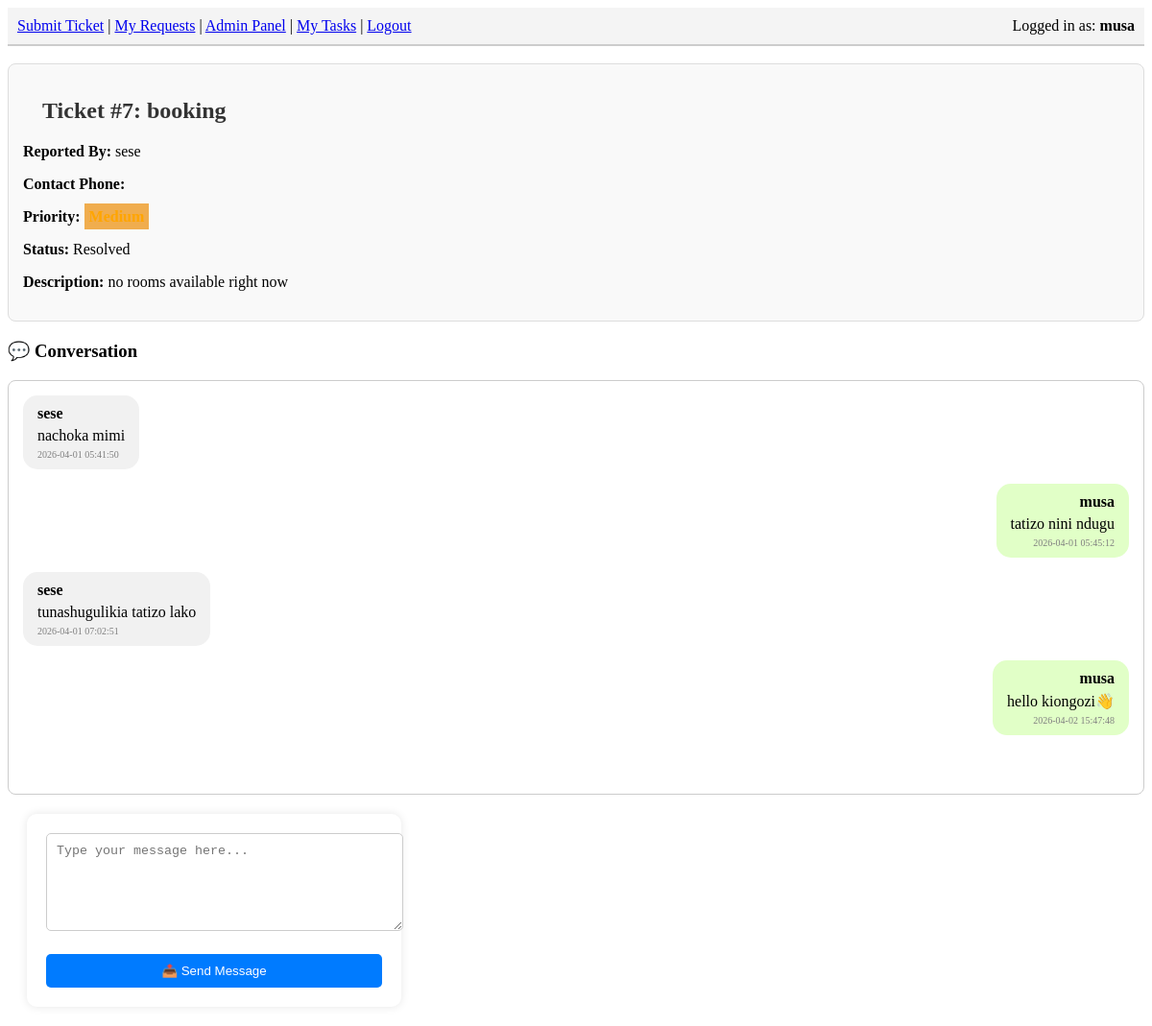
The page /ticket_details.php?id=7 (signed in) on the database its author committed.
### tables this page shows
CREATE TABLE `tickets` (
  `id` int(11) NOT NULL,
  `user_id` int(11) DEFAULT NULL,
  `title` varchar(255) DEFAULT NULL,
  `description` text DEFAULT NULL,
  `status` varchar(50) DEFAULT NULL,
  `created_at` timestamp NOT NULL DEFAULT current_timestamp(),
  `priority` enum('Low','Medium','High') DEFAULT 'Medium',
  `assigned_to` int(11) DEFAULT NULL,
  `category` enum('Hardware','Software','Network','Email','Printer','Other') DEFAULT 'Other'
);

CREATE TABLE `users` (
  `id` int(11) NOT NULL,
  `name` varchar(100) NOT NULL,
  `email` varchar(100) NOT NULL,
  `password` varchar(100) NOT NULL,
  `role` varchar(20) NOT NULL,
  `phone_number` varchar(15) DEFAULT NULL,
  `reset_token` varchar(255) DEFAULT NULL,
  `reset_expires` datetime DEFAULT NULL,
  `remember_token` varchar(255) DEFAULT NULL
);

CREATE TABLE `ticket_comments` (
  `id` int(11) NOT NULL,
  `ticket_id` int(11) NOT NULL,
  `user_id` int(11) NOT NULL,
  `message` text NOT NULL,
  `created_at` timestamp NOT NULL DEFAULT current_timestamp()
);

### ticket_details.php (the view, shortened to what this page needs)
<?php
include 'config.php';
$ticket_id = isset($_GET['id']) ? (int)$_GET['id'] : 0;
$user_id = $_SESSION['user_id'];
$sql = "SELECT tickets.*, users.name, users.phone_number
        FROM tickets
        JOIN users ON tickets.user_id = users.id
        WHERE tickets.id = $ticket_id";
$ticket_result = mysqli_query($conn, $sql);
$ticket = mysqli_fetch_assoc($ticket_result);
$comments = mysqli_query($conn, "SELECT c.*, u.name FROM ticket_comments c JOIN users u ON c.user_id = u.id WHERE c.ticket_id = $ticket_id ORDER BY c.created_at ASC");
?>
<!DOCTYPE html>
<html>
<head>
    <link rel="stylesheet" href="style.css">
</head>
<body>
<div class="nav" style="background: #f4f4f4; padding: 10px; border-bottom: 2px solid #ccc;">
    <a href="submit_ticket.php">Submit Ticket</a> |
    <a href="view_tickets.php">My Requests</a> |
    <?php if($_SESSION['role'] == 'admin'): ?>
        <a href="admin.php">Admin Panel</a> |
    <?php endif; ?>
    <?php if($_SESSION['role'] == 'admin' || $_SESSION['role'] == 'tech'): ?>
        <a href="tech_dashboard.php">My Tasks</a> |
    <?php endif; ?>
    <a href="logout.php">Logout</a>
    <span style="float:right;">Logged in as: <strong><?php echo $_SESSION['user_name']; ?></strong></span>
</div>
<br>
<div class="ticket-info">
    <h2>Ticket #<?php echo $ticket['id']; ?>: <?php echo htmlspecialchars($ticket['title']); ?></h2>
    <p><strong>Reported By:</strong> <?php echo htmlspecialchars($ticket['name']); ?></p>
    <p><strong>Contact Phone:</strong> <span style="color: blue; font-weight: bold;"><?php echo htmlspecialchars($ticket['phone_number']); ?></span></p>
    <p><strong>Priority:</strong> <span class="priority-<?php echo $ticket['priority']; ?>"><?php echo $ticket['priority']; ?></span></p>
    <p><strong>Status:</strong> <?php echo $ticket['status']; ?></p>
    <p><strong>Description:</strong> <?php echo nl2br(htmlspecialchars($ticket['description'])); ?></p>
</div>
<h3>💬 Conversation</h3>
<div class="chat-container" id="chatBox">
    <?php while($c = mysqli_fetch_assoc($comments)):
        $is_current_user = ($c['user_id'] == $user_id);
        $side_class = $is_current_user ? "message-right" : "message-left";
        $bubble_class = $is_current_user ? "message-bubble-right" : "message-bubble-left";
    ?>
        <div class="<?php echo $side_class; ?>">
            <div class="<?php echo $bubble_class; ?>">
                <div class="message-name"><?php echo htmlspecialchars($c['name']); ?></div>
                <?php echo nl2br(htmlspecialchars($c['message'])); ?>
                <div class="message-time"><?php echo $c['created_at']; ?></div>
            </div>
        </div>
    <?php endwhile; ?>
</div>
<form method="POST" style="margin-top: 10px;">
    <textarea name="message" style="width: 100%; height: 80px; padding: 10px;" placeholder="Type your message here..." required></textarea>
    <br>
    <button type="submit" name="send_message" style="margin-top: 10px; padding: 10px 20px;">📤 Send Message</button>
</form>
</body>
</html>

### style.css (style rules this page uses)
h2 { margin: 20px; color: #333; }
form { background: white; padding: 20px; margin: 20px; width: 350px; border-radius: 10px; box-shadow: 0 0 10px rgba(0,0,0,0.1); }
input, textarea { width: 100%; padding: 10px; margin-bottom: 10px; border: 1px solid #ccc; border-radius: 5px; }
button { background-color: #007BFF; color: white; padding: 10px; border: none; width: 100%; border-radius: 5px; cursor: pointer; }
.priority-Medium { color: black; background-color: #f0ad4e; padding: 5px; }

### ticket_details.php (style rules this page uses)
.chat-container { border: 1px solid #ccc; height: 400px; overflow-y: scroll; padding: 15px; background: #fff; margin-bottom: 20px; border-radius: 8px; }
.message-left { text-align: left; margin-bottom: 15px; }
.message-right { text-align: right; margin-bottom: 15px; }
.message-bubble-left { display: inline-block; padding: 10px 15px; border-radius: 15px; background: #f1f1f1; max-width: 70%; }
.message-bubble-right { display: inline-block; padding: 10px 15px; border-radius: 15px; background: #e1ffc7; max-width: 70%; }
.message-name { font-weight: bold; margin-bottom: 5px; }
.message-time { font-size: 10px; color: gray; margin-top: 5px; }
.ticket-info { background: #f9f9f9; padding: 15px; border-radius: 8px; margin-bottom: 20px; border: 1px solid #ddd; }
.priority-Medium { color: orange; font-weight: bold; }

### rows shown on the page
tickets: id "7", title "booking", user.name "sese", status "Resolved", description "no rooms available right now"
ticket_comments: user.name "sese", message "nachoka mimi", created_at "2026-04-01 05:41:50"
ticket_comments: user.name "musa", message "tatizo nini ndugu", created_at "2026-04-01 05:45:12"
ticket_comments: user.name "sese", message "tunashugulikia tatizo lako", created_at "2026-04-01 07:02:51"
ticket_comments: user.name "musa", message "hello kiongozi👋", created_at "2026-04-02 15:47:48"

### other values the page prints
$_SESSION['user_name'] "musa"
